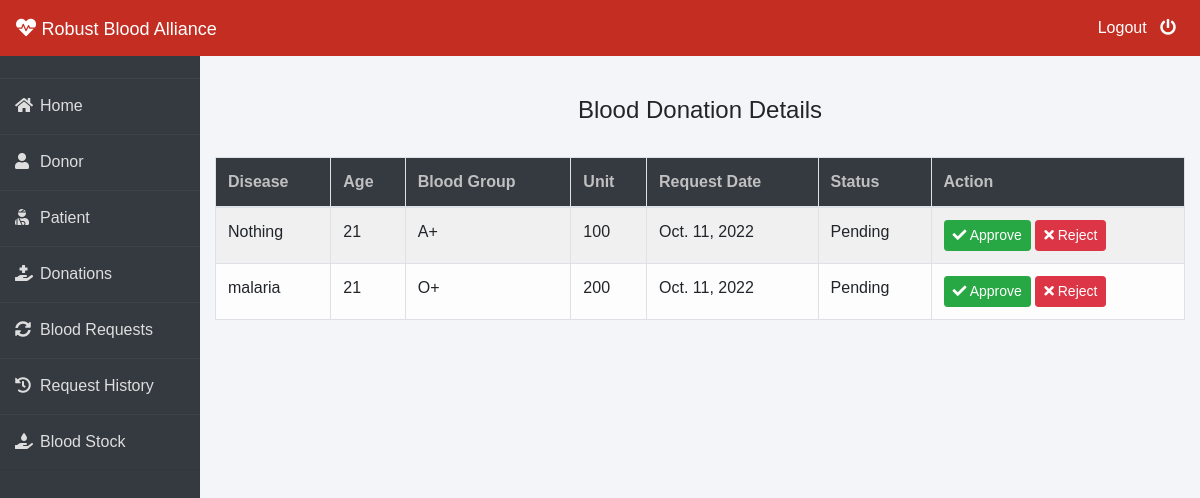
The page /admin-donation (signed in) on the database its author committed.
### donor/models.py (models this page shows, shortened)
class BloodDonate(models.Model):
    donor = models.ForeignKey(Donor, on_delete=models.CASCADE)
    disease = models.CharField(max_length=100, default="Nothing")
    age = models.PositiveIntegerField()
    bloodgroup = models.CharField(max_length=10)
    unit = models.PositiveIntegerField(default=0)
    status = models.CharField(max_length=20, default="Pending")
    date = models.DateField(auto_now=True)

### blood/views.py (the view)
# urls.py: path('admin-donation', views.admin_donation_view,name='admin-donation'),
@login_required(login_url='adminlogin')
def admin_donation_view(request):
    donations = dmodels.BloodDonate.objects.all()
    return render(request, 'blood/admin_donation.html', {'donations': donations})

### donor/models.py (called while the page is built)
    def __str__(self):
        return self.user.first_name

### templates/blood/admin_donation.html (shortened to what this page needs)
{% extends 'blood/adminbase.html' %}
{% block content %}
{% load widget_tweaks %}
{%load static%}
<head>
   </head>
<br><br>
<div class="container">
    <H4 class="text-center">Blood Donation Details</H4><br>
    <table class="table table-light table-hover table-bordered table-striped">
        <thead class="bg-dark">
            <tr>
                <th scope="col" style="color: rgb(192, 192, 192);">Disease</th>
                <th scope="col" style="color: rgb(192, 192, 192);">Age</th>
                <th scope="col" style="color: rgb(192, 192, 192);">Blood Group</th>
                <th scope="col" style="color: rgb(192, 192, 192);">Unit</th>
                <th scope="col" style="color: rgb(192, 192, 192);">Request Date</th>
                <th scope="col" style="color: rgb(192, 192, 192);">Status</th>
                <th style="color: rgb(192, 192, 192);">Action</th>
            </tr>
        </thead>
        <tbody>
            {% for t in donations %}
            <tr>
                <td> {{t.disease}}</td>
                <td> {{t.age}}</td>
                <td>{{t.bloodgroup}}</td>
                <td>{{t.unit}}</td>
                <td>{{t.date}}</td>
                <td>{{t.status}}</td>
                {% if t.status == 'Pending' %}
                <td>
                    <button class="btn btn-success btn-sm"><a  style="text-decoration: none;color: white;" href="{% url 'approve-donation' t.id  %}"><i class="fa fa-check"></i> Approve</a> </button>
                    <button class="btn btn-danger btn-sm"><a  style="text-decoration: none;color: white;" href="{% url 'reject-donation' t.id  %}"><i class="fa fa-times"></i> Reject</a> </button>
                </td>
                {% elif  t.status == 'Approved' %}
                <td><span class="label success">{{t.unit}} Unit Added To Stock</span></td>
                {% else %}
                <td><span class="label danger">0 Unit Added To Stock</span></td>
                {% endif %}
            </tr>
            {% endfor %}
        </tbody>
    </table>
</div>
{% endblock content %}

### templates/blood/adminbase.html (style rules this page uses)
* { margin: 0; padding: 0; box-sizing: border-box; list-style: none; text-decoration: none; font-family: 'Josefin Sans', sans-serif; }
body { background-color: #f3f5f9; }

### rows shown on the page
BloodDonate: disease "Nothing", age "21", bloodgroup "A+", unit "100", date "Oct. 11, 2022", status "Pending", shows "Approve"
BloodDonate: disease "malaria", age "21", bloodgroup "O+", unit "200", date "Oct. 11, 2022", status "Pending", shows "Approve"
